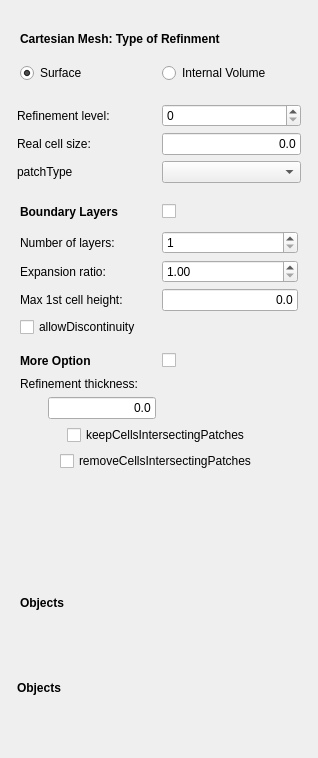
<?xml version="1.0" encoding="UTF-8"?>
<ui version="4.0">
 <class>Form</class>
 <widget class="QWidget" name="Form">
  <property name="geometry">
   <rect>
    <x>0</x>
    <y>0</y>
    <width>318</width>
    <height>758</height>
   </rect>
  </property>
  <property name="windowTitle">
   <string>Mesh refinement</string>
  </property>
  <layout class="QVBoxLayout" name="verticalLayout">
   <item>
    <widget class="QFrame" name="surfaceOrInernalVolume">
     <property name="frameShape">
      <enum>QFrame::NoFrame</enum>
     </property>
     <property name="frameShadow">
      <enum>QFrame::Raised</enum>
     </property>
     <layout class="QGridLayout" name="gridLayout_3">
      <item row="1" column="0">
       <widget class="QRadioButton" name="surfaceRefinementToggle">
        <property name="text">
         <string>Surface</string>
        </property>
        <property name="checked">
         <bool>true</bool>
        </property>
       </widget>
      </item>
      <item row="1" column="1">
       <widget class="QRadioButton" name="volumeRefinementToggle">
        <property name="text">
         <string>Internal Volume</string>
        </property>
       </widget>
      </item>
      <item row="0" column="0" colspan="2">
       <widget class="QLabel" name="label_7">
        <property name="font">
         <font>
          <weight>75</weight>
          <bold>true</bold>
         </font>
        </property>
        <property name="text">
         <string>Cartesian Mesh: Type of Refinment</string>
        </property>
       </widget>
      </item>
     </layout>
    </widget>
   </item>
   <item>
    <widget class="QFrame" name="commonFrame">
     <layout class="QGridLayout" name="gridLayout_11">
      <property name="leftMargin">
       <number>6</number>
      </property>
      <property name="topMargin">
       <number>6</number>
      </property>
      <property name="rightMargin">
       <number>6</number>
      </property>
      <property name="bottomMargin">
       <number>6</number>
      </property>
      <item row="2" column="0">
       <widget class="QLabel" name="label_cellsize">
        <property name="text">
         <string>Real cell size:</string>
        </property>
       </widget>
      </item>
      <item row="0" column="1">
       <widget class="QSpinBox" name="if_reflevel">
        <property name="minimum">
         <number>0</number>
        </property>
       </widget>
      </item>
      <item row="0" column="0">
       <widget class="QLabel" name="label_reflevel">
        <property name="text">
         <string>Refinement level:</string>
        </property>
       </widget>
      </item>
      <item row="2" column="1">
       <widget class="Gui::InputField" name="if_cellsize">
        <property name="sizePolicy">
         <sizepolicy hsizetype="Minimum" vsizetype="Fixed">
          <horstretch>0</horstretch>
          <verstretch>0</verstretch>
         </sizepolicy>
        </property>
        <property name="toolTip">
         <string extracomment="Select 0 to use default value"/>
        </property>
        <property name="text">
         <string>0.0</string>
        </property>
        <property name="alignment">
         <set>Qt::AlignRight|Qt::AlignTrailing|Qt::AlignVCenter</set>
        </property>
        <property name="singleStep" stdset="0">
         <double>0.010000000000000</double>
        </property>
        <property name="maximum" stdset="0">
         <double>1000000000.000000000000000</double>
        </property>
        <property name="unit" stdset="0">
         <string notr="true">mm</string>
        </property>
        <property name="format" stdset="0">
         <string>2</string>
        </property>
       </widget>
      </item>
      <item row="3" column="0">
       <widget class="QLabel" name="label_patchType">
        <property name="text">
         <string>patchType</string>
        </property>
       </widget>
      </item>
      <item row="3" column="1">
       <widget class="QComboBox" name="cb_patchType"/>
      </item>
     </layout>
    </widget>
   </item>
   <item>
    <widget class="QFrame" name="cf_frame">
     <property name="frameShape">
      <enum>QFrame::NoFrame</enum>
     </property>
     <property name="frameShadow">
      <enum>QFrame::Raised</enum>
     </property>
     <layout class="QGridLayout" name="gridLayout_10">
      <item row="7" column="0">
       <widget class="QLabel" name="label_11">
        <property name="font">
         <font>
          <weight>75</weight>
          <bold>true</bold>
         </font>
        </property>
        <property name="text">
         <string>Boundary Layers</string>
        </property>
       </widget>
      </item>
      <item row="7" column="1">
       <widget class="QCheckBox" name="check_boundlayer"/>
      </item>
      <item row="12" column="0">
       <widget class="QLabel" name="label_12">
        <property name="font">
         <font>
          <weight>75</weight>
          <bold>true</bold>
         </font>
        </property>
        <property name="text">
         <string>More Option</string>
        </property>
       </widget>
      </item>
      <item row="12" column="1">
       <widget class="QCheckBox" name="check_moreoption"/>
      </item>
      <item row="10" column="0" colspan="2">
       <widget class="QFrame" name="refinement_frame">
        <property name="sizePolicy">
         <sizepolicy hsizetype="Preferred" vsizetype="Minimum">
          <horstretch>0</horstretch>
          <verstretch>0</verstretch>
         </sizepolicy>
        </property>
        <property name="frameShape">
         <enum>QFrame::Panel</enum>
        </property>
        <property name="frameShadow">
         <enum>QFrame::Plain</enum>
        </property>
        <property name="lineWidth">
         <number>0</number>
        </property>
        <layout class="QGridLayout" name="gridLayout_4">
         <property name="leftMargin">
          <number>0</number>
         </property>
         <property name="topMargin">
          <number>3</number>
         </property>
         <property name="rightMargin">
          <number>0</number>
         </property>
         <property name="bottomMargin">
          <number>5</number>
         </property>
         <item row="2" column="0">
          <widget class="QFrame" name="boundlayer_frame">
           <property name="sizePolicy">
            <sizepolicy hsizetype="Preferred" vsizetype="Minimum">
             <horstretch>0</horstretch>
             <verstretch>0</verstretch>
            </sizepolicy>
           </property>
           <property name="frameShape">
            <enum>QFrame::Panel</enum>
           </property>
           <property name="frameShadow">
            <enum>QFrame::Plain</enum>
           </property>
           <property name="lineWidth">
            <number>0</number>
           </property>
           <layout class="QGridLayout" name="gridLayout_7">
            <property name="leftMargin">
             <number>0</number>
            </property>
            <property name="topMargin">
             <number>3</number>
            </property>
            <property name="rightMargin">
             <number>0</number>
            </property>
            <property name="bottomMargin">
             <number>5</number>
            </property>
            <item row="8" column="0">
             <widget class="QCheckBox" name="check_allowdiscont">
              <property name="text">
               <string>allowDiscontinuity</string>
              </property>
             </widget>
            </item>
            <item row="5" column="0" colspan="2">
             <layout class="QHBoxLayout" name="horizontalLayout_5">
              <item>
               <widget class="QLabel" name="label_firstlayerheight">
                <property name="text">
                 <string>Max 1st cell height:</string>
                </property>
               </widget>
              </item>
              <item>
               <widget class="Gui::InputField" name="if_firstlayerheight">
                <property name="sizePolicy">
                 <sizepolicy hsizetype="Minimum" vsizetype="Fixed">
                  <horstretch>0</horstretch>
                  <verstretch>0</verstretch>
                 </sizepolicy>
                </property>
                <property name="toolTip">
                 <string extracomment="Select 0 to use default value"/>
                </property>
                <property name="text">
                 <string>0.0</string>
                </property>
                <property name="alignment">
                 <set>Qt::AlignRight|Qt::AlignTrailing|Qt::AlignVCenter</set>
                </property>
                <property name="singleStep" stdset="0">
                 <double>1.000000000000000</double>
                </property>
                <property name="maximum" stdset="0">
                 <double>1000000000.000000000000000</double>
                </property>
                <property name="unit" stdset="0">
                 <string notr="true">mm</string>
                </property>
                <property name="format" stdset="0">
                 <string>g</string>
                </property>
               </widget>
              </item>
             </layout>
            </item>
            <item row="3" column="0" colspan="2">
             <layout class="QHBoxLayout" name="horizontalLayout_2">
              <item>
               <widget class="QLabel" name="label_expratio">
                <property name="text">
                 <string>Expansion ratio:</string>
                </property>
               </widget>
              </item>
              <item>
               <widget class="QDoubleSpinBox" name="if_expratio">
                <property name="minimum">
                 <double>1.000000000000000</double>
                </property>
                <property name="maximum">
                 <double>1.500000000000000</double>
                </property>
                <property name="singleStep">
                 <double>0.050000000000000</double>
                </property>
               </widget>
              </item>
             </layout>
            </item>
            <item row="0" column="0" colspan="2">
             <layout class="QHBoxLayout" name="horizontalLayout">
              <item>
               <widget class="QLabel" name="label_numlayer">
                <property name="text">
                 <string>Number of layers:</string>
                </property>
               </widget>
              </item>
              <item>
               <widget class="QSpinBox" name="if_numlayer">
                <property name="minimum">
                 <number>1</number>
                </property>
               </widget>
              </item>
             </layout>
            </item>
           </layout>
          </widget>
         </item>
        </layout>
       </widget>
      </item>
      <item row="13" column="0" colspan="2">
       <widget class="QFrame" name="moreoption_frame">
        <property name="sizePolicy">
         <sizepolicy hsizetype="Preferred" vsizetype="Minimum">
          <horstretch>0</horstretch>
          <verstretch>0</verstretch>
         </sizepolicy>
        </property>
        <property name="frameShape">
         <enum>QFrame::Panel</enum>
        </property>
        <property name="frameShadow">
         <enum>QFrame::Plain</enum>
        </property>
        <property name="lineWidth">
         <number>0</number>
        </property>
        <layout class="QGridLayout" name="gridLayout_8">
         <property name="leftMargin">
          <number>0</number>
         </property>
         <property name="topMargin">
          <number>3</number>
         </property>
         <property name="rightMargin">
          <number>0</number>
         </property>
         <property name="bottomMargin">
          <number>5</number>
         </property>
         <item row="4" column="0" colspan="2" alignment="Qt::AlignHCenter">
          <widget class="QCheckBox" name="check_removeCells">
           <property name="text">
            <string>removeCellsIntersectingPatches</string>
           </property>
          </widget>
         </item>
         <item row="2" column="0" alignment="Qt::AlignRight">
          <widget class="Gui::InputField" name="if_refinethick">
           <property name="sizePolicy">
            <sizepolicy hsizetype="Minimum" vsizetype="Fixed">
             <horstretch>0</horstretch>
             <verstretch>0</verstretch>
            </sizepolicy>
           </property>
           <property name="toolTip">
            <string extracomment="Select 0 to use default value"/>
           </property>
           <property name="text">
            <string>0.0</string>
           </property>
           <property name="alignment">
            <set>Qt::AlignRight|Qt::AlignTrailing|Qt::AlignVCenter</set>
           </property>
           <property name="singleStep" stdset="0">
            <double>1.000000000000000</double>
           </property>
           <property name="maximum" stdset="0">
            <double>1000000000.000000000000000</double>
           </property>
           <property name="unit" stdset="0">
            <string notr="true">mm</string>
           </property>
           <property name="format" stdset="0">
            <string>2</string>
           </property>
          </widget>
         </item>
         <item row="0" column="0">
          <widget class="QLabel" name="label_refinethick">
           <property name="text">
            <string>Refinement thickness:</string>
           </property>
          </widget>
         </item>
         <item row="3" column="0" colspan="2" alignment="Qt::AlignHCenter">
          <widget class="QCheckBox" name="check_keepCells">
           <property name="text">
            <string>keepCellsIntersectingPatches</string>
           </property>
          </widget>
         </item>
        </layout>
       </widget>
      </item>
     </layout>
    </widget>
   </item>
   <item>
    <widget class="QFrame" name="snappy_frame">
     <property name="frameShape">
      <enum>QFrame::NoFrame</enum>
     </property>
     <property name="frameShadow">
      <enum>QFrame::Raised</enum>
     </property>
     <layout class="QGridLayout" name="gridLayout_9">
      <property name="leftMargin">
       <number>6</number>
      </property>
      <property name="topMargin">
       <number>6</number>
      </property>
      <property name="rightMargin">
       <number>6</number>
      </property>
      <property name="bottomMargin">
       <number>6</number>
      </property>
      <item row="1" column="0">
       <widget class="QFrame" name="snappySurfaceFrame">
        <property name="frameShape">
         <enum>QFrame::NoFrame</enum>
        </property>
        <property name="frameShadow">
         <enum>QFrame::Raised</enum>
        </property>
        <layout class="QGridLayout" name="gridLayout_2">
         <property name="leftMargin">
          <number>6</number>
         </property>
         <property name="topMargin">
          <number>6</number>
         </property>
         <property name="rightMargin">
          <number>6</number>
         </property>
         <property name="bottomMargin">
          <number>6</number>
         </property>
        </layout>
       </widget>
      </item>
     </layout>
    </widget>
   </item>
   <item>
    <widget class="QFrame" name="ReferencesFrame">
     <property name="sizePolicy">
      <sizepolicy hsizetype="Preferred" vsizetype="Minimum">
       <horstretch>0</horstretch>
       <verstretch>0</verstretch>
      </sizepolicy>
     </property>
     <property name="frameShape">
      <enum>QFrame::Panel</enum>
     </property>
     <property name="frameShadow">
      <enum>QFrame::Plain</enum>
     </property>
     <property name="lineWidth">
      <number>0</number>
     </property>
     <layout class="QGridLayout" name="gridLayout_5">
      <item row="0" column="0">
       <widget class="QLabel" name="label_4">
        <property name="font">
         <font>
          <weight>75</weight>
          <bold>true</bold>
         </font>
        </property>
        <property name="text">
         <string>Objects</string>
        </property>
       </widget>
      </item>
      <item row="1" column="0" colspan="2">
       <widget class="QWidget" name="referenceSelectWidget" native="true">
        <property name="minimumSize">
         <size>
          <width>0</width>
          <height>20</height>
         </size>
        </property>
        <layout class="QGridLayout" name="gridLayout"/>
       </widget>
      </item>
     </layout>
    </widget>
   </item>
   <item>
    <widget class="QFrame" name="cartesianInternalVolumeFrame">
     <property name="frameShape">
      <enum>QFrame::NoFrame</enum>
     </property>
     <property name="frameShadow">
      <enum>QFrame::Raised</enum>
     </property>
     <layout class="QGridLayout" name="gridLayout_6">
      <property name="leftMargin">
       <number>6</number>
      </property>
      <property name="topMargin">
       <number>6</number>
      </property>
      <property name="rightMargin">
       <number>6</number>
      </property>
      <property name="bottomMargin">
       <number>6</number>
      </property>
      <item row="0" column="0">
       <widget class="QLabel" name="label">
        <property name="font">
         <font>
          <weight>75</weight>
          <bold>true</bold>
         </font>
        </property>
        <property name="text">
         <string>Objects</string>
        </property>
        <property name="textFormat">
         <enum>Qt::PlainText</enum>
        </property>
       </widget>
      </item>
      <item row="1" column="0">
       <widget class="QWidget" name="volReferenceSelectWidget" native="true">
        <layout class="QGridLayout" name="gridLayout_8"/>
       </widget>
      </item>
     </layout>
    </widget>
   </item>
  </layout>
 </widget>
 <customwidgets>
  <customwidget>
   <class>Gui::InputField</class>
   <extends>QLineEdit</extends>
   <header>Gui/InputField.h</header>
  </customwidget>
 </customwidgets>
 <resources/>
 <connections/>
</ui>
